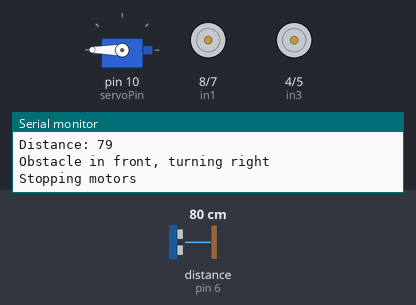
The sketch below on a simulated Arduino Uno, built with avr-gcc and run on an emulated ATmega328P. Parts: servo, motor-driver pin pairs drawn as motors (green arrow = first pin HIGH = forward, orange = second pin HIGH = backward, longer = more drive, scaled by the enable pin), the last lines printed to the serial monitor. Wiring (inferred from the names in the program): ultrasonic range finder: trigger pin 2; echo pin 6. Inputs (shaded band) come from the test bench; at power-on: distance to the obstacle (sensor on pin 6) 80 cm. The echo pulse lasts 58.3 µs per cm.

Above: at 1.8 s.
1.9 s: distance to the obstacle (sensor on pin 6) set to 99 cm
At 3.9 s:
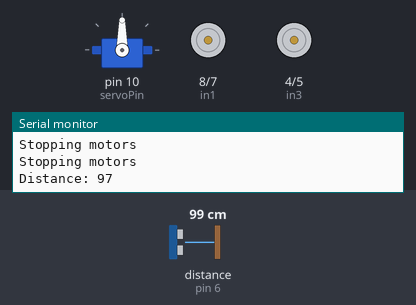
5.7 s: distance to the obstacle (sensor on pin 6) set to 107 cm
At 6.4 s:
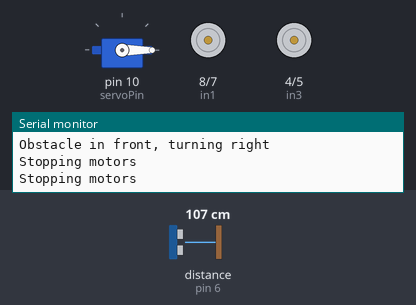
At 7.9 s:
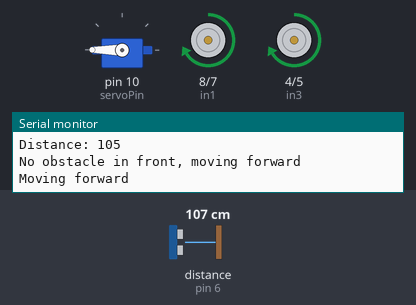
9.8 s: distance to the obstacle (sensor on pin 6) set to 2 cm
13.9 s: distance to the obstacle (sensor on pin 6) set to 120 cm
17.4 s: distance to the obstacle (sensor on pin 6) set to 4 cm
Timing chart, 0 to 22.5 s (numbered marks = the images above; inputs shaded):
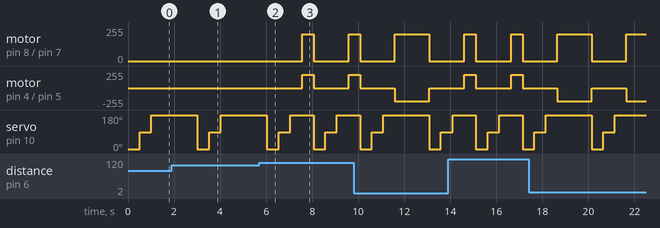

Measured:
- the behaviour switches between 101 and 102 cm on distance to the obstacle (sensor on pin 6) (found by bisection; images 1 and 2)
- after the input at 5.7 s, motor on pin 8 (in1) / pin 7 (in2), motor on pin 4 (in3) / pin 5 (in4): stopped → forward 200/255 after 1.9 s, → stopped 0.50 s later, → forward 200/255 1.5 s later

The sketch:

obstacle_avoidance.ino
```cpp
#include <Servo.h>

// Ultrasonic Sensor
const int trigPin = 2;
const int echoPin = 6;

// Motor A
int enA = 9;
int in1 = 8;
int in2 = 7;

// Motor B
int enB = 3;
int in3 = 4;
int in4 = 5;

// Servo Motor
Servo servoMotor;
int servoPin = 10;

// Variables for distance
long duration;
int distanceLeft, distanceCenter, distanceRight;

void setup() {
  // Set all the motor control pins to outputs
  // Motor A
  pinMode(enA, OUTPUT);
  pinMode(in1, OUTPUT);
  pinMode(in2, OUTPUT);
  // Motor B
  pinMode(enB, OUTPUT);
  pinMode(in3, OUTPUT);
  pinMode(in4, OUTPUT);

  // Ultrasonic
  pinMode(trigPin, OUTPUT); // Sets the trigPin as an Output
  pinMode(echoPin, INPUT);  // Sets the echoPin as an Input

  // Servo
  servoMotor.attach(servoPin);
  Serial.begin(9600); // Starts the serial communication

  Serial.println("Setup complete");
}

void forward() {
  Serial.println("Moving forward");
  // Turn on motor A
  digitalWrite(in1, HIGH);
  digitalWrite(in2, LOW);
  analogWrite(enA, 200);

  // Turn on motor B
  digitalWrite(in3, HIGH);
  digitalWrite(in4, LOW);
  analogWrite(enB, 200);
}

void reverse() {
  Serial.println("Reversing");
  // Turn on motor A
  digitalWrite(in1, LOW);
  digitalWrite(in2, HIGH);
  analogWrite(enA, 200);

  // Turn on motor B
  digitalWrite(in3, LOW);
  digitalWrite(in4, HIGH);
  analogWrite(enB, 200);
}

void stopMotors() {
  Serial.println("Stopping motors");
  // Stop both motors
  digitalWrite(in1, LOW);
  digitalWrite(in2, LOW);
  digitalWrite(in3, LOW);
  digitalWrite(in4, LOW);
}

int measureDistance() {
  // Clears the trigPin
  digitalWrite(trigPin, LOW);
  delayMicroseconds(2);
  // Sets the trigPin on HIGH state for 10 microseconds
  digitalWrite(trigPin, HIGH);
  delayMicroseconds(10);
  digitalWrite(trigPin, LOW);
  // Reads the echoPin, returns the sound wave travel time in microseconds
  duration = pulseIn(echoPin, HIGH, 30000); // Timeout after 30 ms
  // Calculating the distance
  if (duration == 0) {
    // Indicates no echo received (timeout)
    Serial.println("No echo received (timeout)");
    return -1;
  } else {
    int distance = duration * 0.034 / 2;
    Serial.print("Distance: ");
    Serial.println(distance);
    return distance;
  }
}

void loop() {
  // Sweep servo to the left, center, and right positions
  servoMotor.write(0); // Look left
  delay(500);
  distanceLeft = measureDistance();

  servoMotor.write(90); // Look center
  delay(500);
  distanceCenter = measureDistance();

  servoMotor.write(180); // Look right
  delay(500);
  distanceRight = measureDistance();

  // Make decision based on the distance measurements
  if (distanceCenter > 0 && distanceCenter < 100) {
    // Obstacle detected in front, check left and right
    if (distanceLeft > distanceRight) {
      // More space on the left, turn left
      Serial.println("Obstacle in front, turning left");
      stopMotors();
      digitalWrite(in1, LOW);
      digitalWrite(in2, HIGH);
      digitalWrite(in3, HIGH);
      digitalWrite(in4, LOW);
      delay(1000); // Delay for turning
    } else {
      // More space on the right, turn right
      Serial.println("Obstacle in front, turning right");
      stopMotors();
      digitalWrite(in1, HIGH);
      digitalWrite(in2, LOW);
      digitalWrite(in3, LOW);
      digitalWrite(in4, HIGH);
      delay(1000); // Delay for turning
    }
  } else {
    // No obstacle in front, move forward
    Serial.println("No obstacle in front, moving forward");
    forward();
  }

  delay(500);
  stopMotors(); // Stop the motors before the next iteration
}
```
